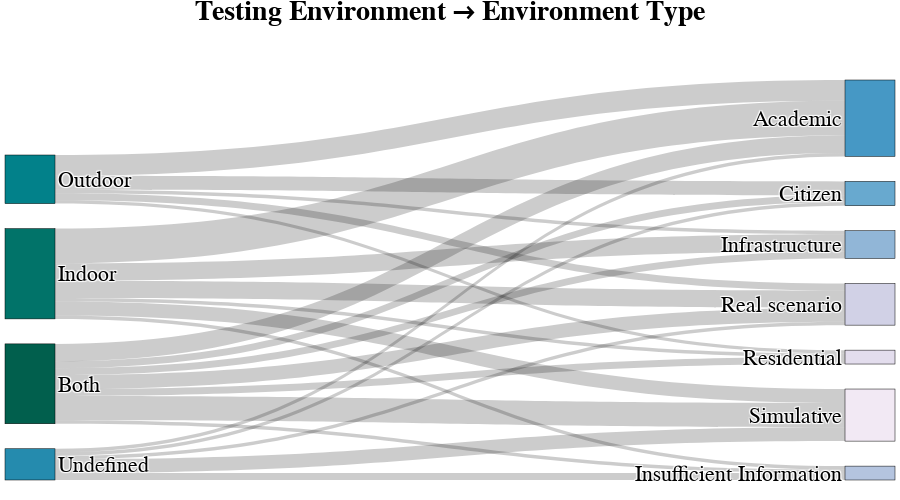

Notebook cell for this chart:
### Markdown cell above
## Sankey Diagram

### Code cell
# Count occurrences of (Testing Environment → Environment Type)
df_counts = df.groupby(["Testing Environment", "Environment Type"]).size().reset_index(name="Count")

# Modify Environment Type labels to differentiate from Testing Environment
df_counts["Environment Type"] = "Environment Type: " + df_counts["Environment Type"]  # Prefix to prevent merging

# Create unique category list
categories = pd.unique(pd.concat([df_counts["Testing Environment"], df_counts["Environment Type"]])).tolist()

# Map categories to numerical indices
category_map = {category: i for i, category in enumerate(categories)}

# Convert Testing Environment and Environment Type to indices
df_counts["Testing Environment"] = df_counts["Testing Environment"].map(category_map)
df_counts["Environment Type"] = df_counts["Environment Type"].map(category_map)

# Create the Sankey diagram
fig = go.Figure(go.Sankey(
    node=dict(
        pad=25,
        thickness=50,
        line=dict(color="black", width=0.5),
        label=[c.replace("Environment Type: ", "") for c in categories],  # Remove prefix in display
        color=sns.color_palette(palette, n_colors=len(categories)).as_hex()
    ),
    link=dict(
        source=df_counts["Testing Environment"],
        target=df_counts["Environment Type"],
        value=df_counts["Count"]
    )
))

# Customize layout
fig.update_layout(
    title=dict(
        text="Testing Environment → Environment Type",
        font=dict(size=28, family="Arial", color="black", weight="bold"),
        x=0.5,
        y=1.0
    ),
    font=dict(size=22, family="Arial", color="black"),
    autosize=False,
    width=900,
    height=500,
    margin=dict(l=5, r=5, t=80, b=20)  # Remove extra margins
)

# Save PDF
fig.write_image("plots/testing_environment_sankey.pdf", scale=4)

print(df_counts)

# Show the Sankey diagram
fig.show()

### Figure 1 — Plotly figure (JSON) as saved in the notebook; plotly's stock layout.template omitted (floating-point values rounded to 4 significant figures)
{"data": [{"link": {"source": [0, 0, 0, 0, 0, 0, 0, 1, 1, 1, 1, 1, 1, 2, 2, 2, 2, 2, 3, 3, 3, 3, 3], "target": [4, 5, 6, 7, 8, 9, 10, 4, 6, 7, 8, 9, 10, 4, 5, 6, 8, 9, 4, 5, 7, 8, 10], "value": [5, 2, 2, 1, 4, 2, 7, 10, 5, 1, 5, 1, 4, 6, 4, 1, 2, 1, 1, 1, 2, 1, 4]}, "node": {"color": ["#015f4d", "#017369", "#02818a", "#258bae", "#4698c5", "#68a9cf", "#91b6d7", "#b4c4df", "#d1d1e6", "#e3dded", "#f2e9f4"], "label": ["Both", "Indoor", "Outdoor", "Undefined", "Academic", "Citizen", "Infrastructure", "Insufficient Information", "Real scenario", "Residential", "Simulative"], "line": {"color": "black", "width": 0.5}, "pad": 25, "thickness": 50}, "type": "sankey"}], "layout": {"autosize": false, "font": {"color": "black", "family": "Arial", "size": 22}, "height": 500, "margin": {"b": 20, "l": 5, "r": 5, "t": 80}, "title": {"font": {"color": "black", "family": "Arial", "size": 28, "weight": "bold"}, "text": "Testing Environment → Environment Type", "x": 0.5, "y": 1}, "width": 900}}
